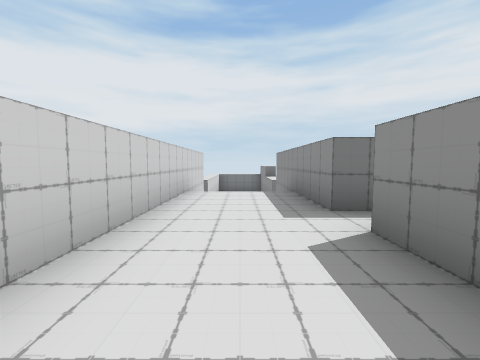
View 1 (above)

15 first-person views from a walk through a scene from a Unity 3-D project. The camera is 1.3 m above the floor, tilts 4° down and sees 90° across. The floor is counted in squares, 2 m on a side. Each view is taken from the middle of a square. On the plan, view 1 faces up. The plan holds only what a view shows up to about 9 squares ahead; the rest is blank. The place goes on beyond the plan. The player character is not drawn.

View 2
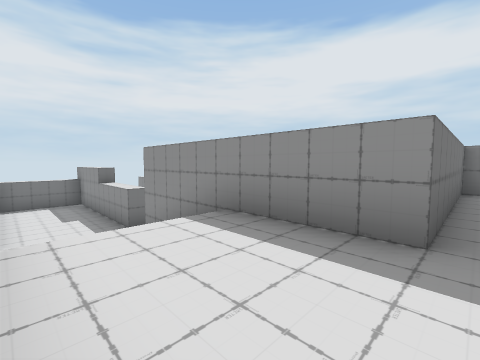

View 3
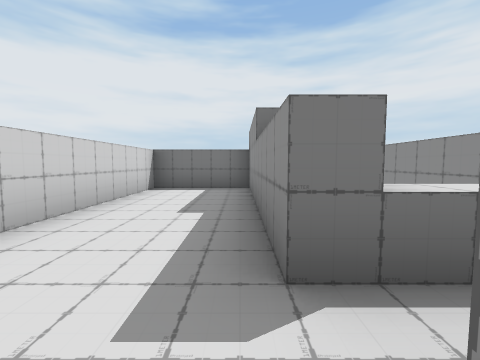

View 4
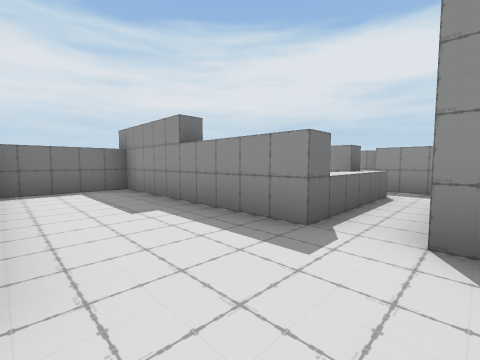

View 5
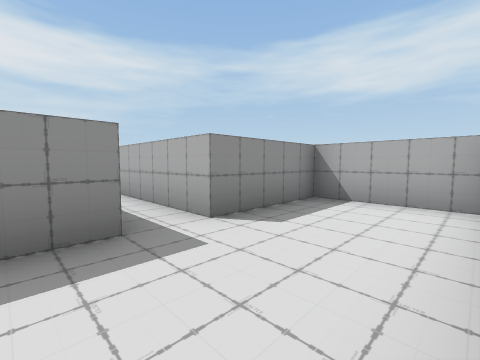

View 6
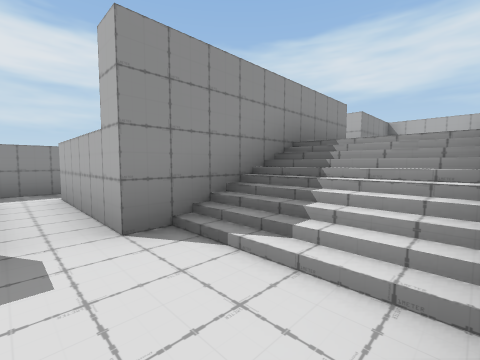

View 7
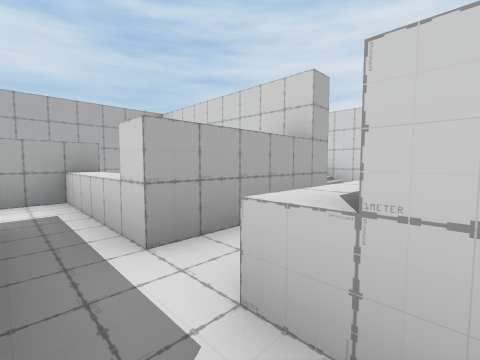

View 8
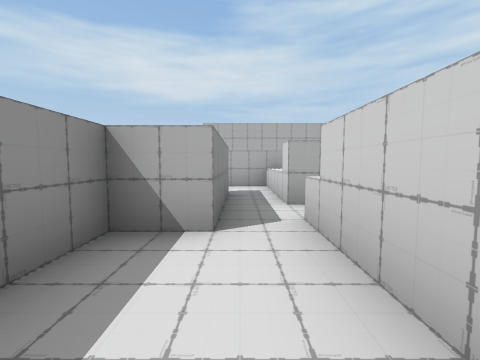

View 9
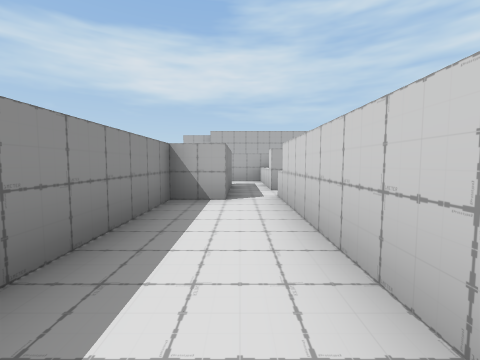

View 10
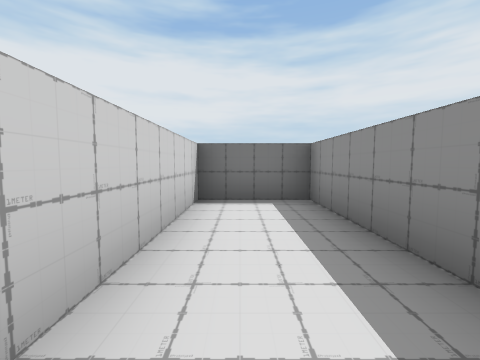

View 11
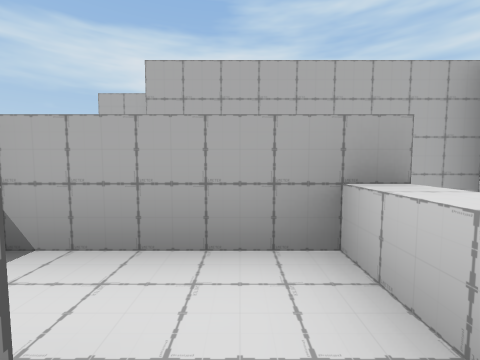

View 12
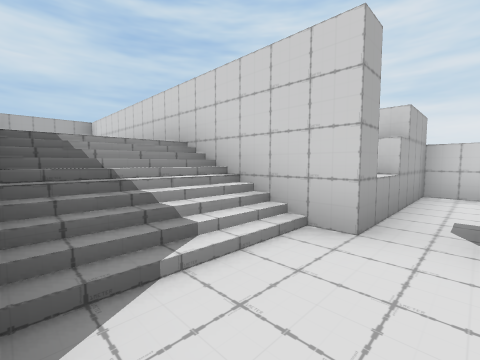

View 13
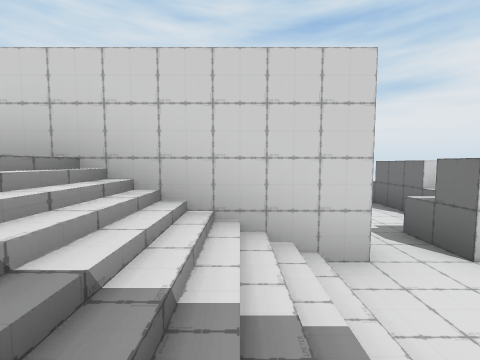

View 14
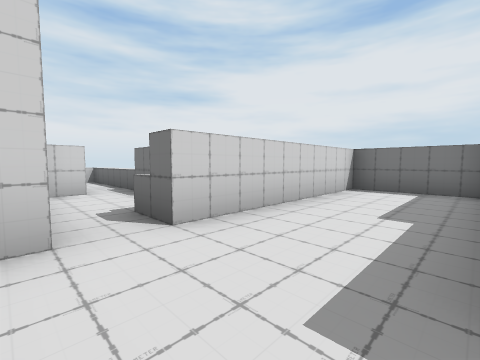

View 15
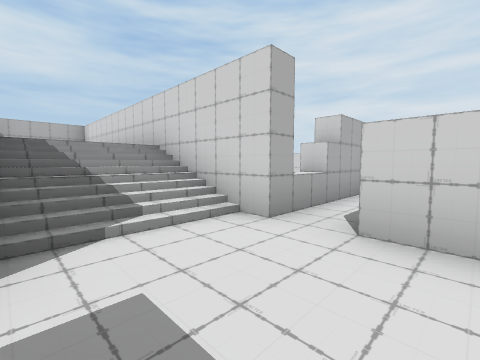

### Floor plan
Key: @ floor where view 1 was taken; # wall or solid block; . main floor; : floor 2 m higher than the main floor; / step, stairs or slope; = window, fence, low wall or low ledge; ^ raised ledge.
Columns run from 9 left of view 1 to 7 right of it. Each row starts with its distance up from view 1.
 15        ##### ####
 14        #...# #..#
 13        #...# #..#
 12        #...# #..#
 11  ^^^=###...###.##
 10 ^......=...#^#.#
  9     #..........#
  8     ###^...###.#
  7        #///# ^.^
  6    #   #///# ^..
  5    ^   #:::######
  4        #:::#####
  3        #:::::::#
  2        #:::###
  1        #:::#
  0        #:@:#
 -1        #####

Where each view was taken, in squares from view 1:
view 1: 0 up, 0 right, facing up
view 2: 3 up, 1 left, facing up-right
view 3: 8 up, 1 right, facing up
view 4: 8 up, 1 left, facing up-right
view 5: 4 up, 1 left, facing down-right
view 6: 9 up, 1 left, facing down-right
view 7: 10 up, 5 right, facing down-left
view 8: 12 up, 5 right, facing down
view 9: 14 up, 5 right, facing down
view 10: 10 up, 5 right, facing up
view 11: 7 up, 5 right, facing down
view 12: 9 up, 1 right, facing down-left
view 13: 7 up, 1 right, facing left
view 14: 8 up, 1 right, facing up-left
view 15: 10 up, 1 right, facing down-left
